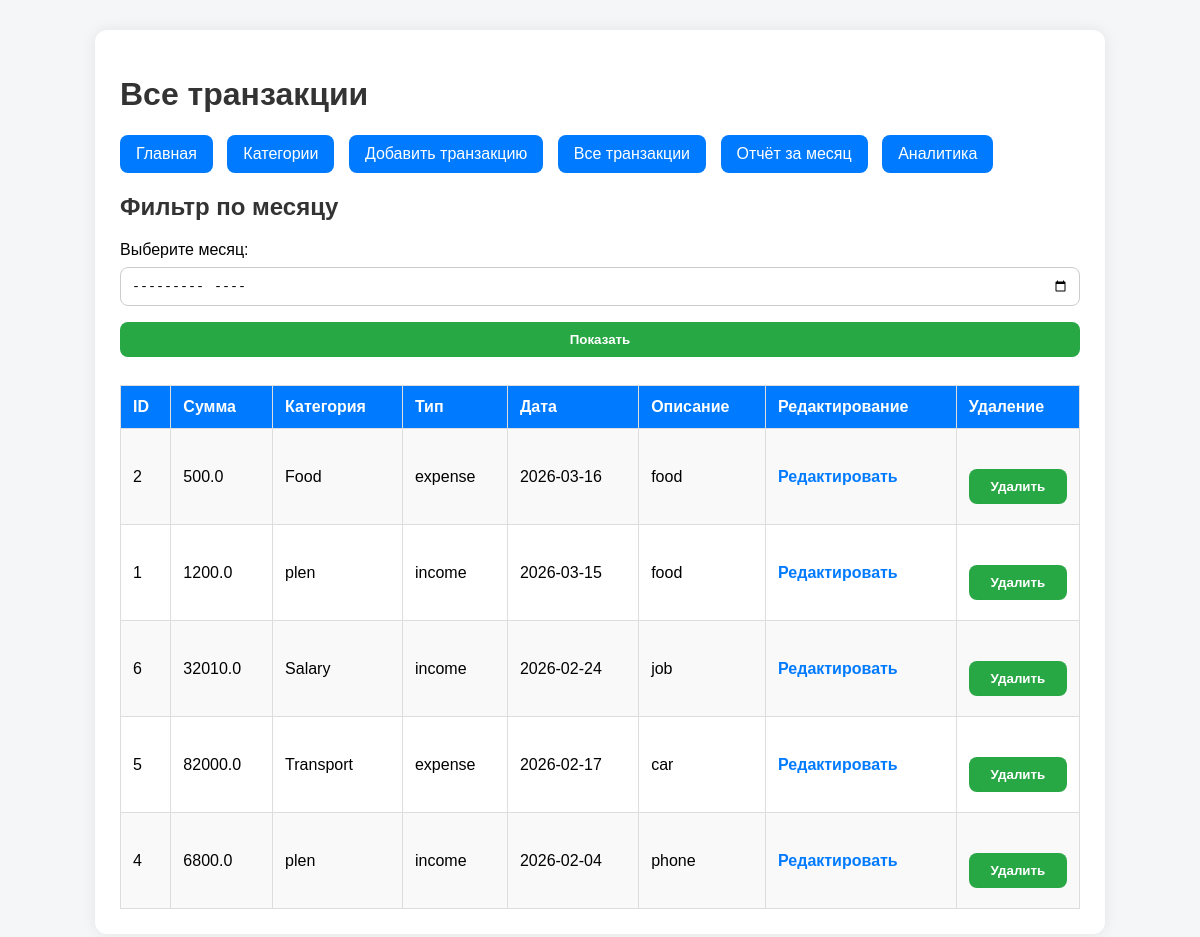
Page /transactions on the committed database.
### tables this page shows
CREATE TABLE transactions (
            id INTEGER PRIMARY KEY AUTOINCREMENT,
            amount REAL NOT NULL CHECK(amount > 0),
            category_id INTEGER NOT NULL,
            date TEXT NOT NULL,
            description TEXT,
            FOREIGN KEY (category_id) REFERENCES categories(id)
        );

CREATE TABLE categories (
            id INTEGER PRIMARY KEY AUTOINCREMENT,
            name TEXT NOT NULL UNIQUE,
            type TEXT NOT NULL CHECK(type IN ('income', 'expense'))
        );

### app.py (the view)
@app.route("/transactions", methods=["GET", "POST"])
def transactions():
    selected_month = request.form.get("month", "").strip()
    conn = get_connection()
    cursor = conn.cursor()
    if selected_month:
        cursor.execute("""
            SELECT t.id, t.amount, c.name, c.type, t.date, t.description
            FROM transactions t
            JOIN categories c ON t.category_id = c.id
            WHERE substr(t.date, 1, 7) = ?
            ORDER BY t.date DESC, t.id DESC
        """, (selected_month,))
    else:
        cursor.execute("""
            SELECT t.id, t.amount, c.name, c.type, t.date, t.description
            FROM transactions t
            JOIN categories c ON t.category_id = c.id
            ORDER BY t.date DESC, t.id DESC
        """)
    transactions_list = cursor.fetchall()
    conn.close()
    return render_template(
        "transactions.html",
        transactions=transactions_list,
        selected_month=selected_month
    )

### database.py (called while the page is built)
def get_connection():
    return sqlite3.connect(DB_NAME)

### templates/transactions.html (shortened to what this page needs)
<!DOCTYPE html>
<html lang="ru">
<head>
    <link rel="stylesheet" href="{{ url_for('static', filename='style.css') }}">
</head>
<body>
    <div class="container">
        <h1>Все транзакции</h1>
        <nav>
            <a href="/">Главная</a>
            <a href="/categories">Категории</a>
            <a href="/add_transaction">Добавить транзакцию</a>
            <a href="/transactions">Все транзакции</a>
            <a href="/monthly_report">Отчёт за месяц</a>
            <a href="/analytics">Аналитика</a>
        </nav>
        <h2>Фильтр по месяцу</h2>
        <form action="/transactions" method="post">
            <label>Выберите месяц:</label>
            <input type="month" name="month" value="{{ selected_month }}">
            <button type="submit">Показать</button>
        </form>
        {% if transactions %}
            <table>
                <tr>
                    <th>ID</th>
                    <th>Сумма</th>
                    <th>Категория</th>
                    <th>Тип</th>
                    <th>Дата</th>
                    <th>Описание</th>
                    <th>Редактирование</th>
                    <th>Удаление</th>
                </tr>
                {% for t in transactions %}
                    <tr>
                        <td>{{ t[0] }}</td>
                        <td>{{ t[1] }}</td>
                        <td>{{ t[2] }}</td>
                        <td>{{ t[3] }}</td>
                        <td>{{ t[4] }}</td>
                        <td>{{ t[5] }}</td>
                        <td>
                            <a href="/edit_transaction/{{ t[0] }}">Редактировать</a>
                        </td>
                        <td>
                            <form action="/delete_transaction/{{ t[0] }}" method="post"
                                  onsubmit="return confirm('Вы уверены, что хотите удалить эту транзакцию?');">
                                <button type="submit">Удалить</button>
                            </form>
                        </td>
                    </tr>
                {% endfor %}
            </table>
        {% else %}
            <p>Транзакций не найдено.</p>
        {% endif %}
    </div>
</body>
</html>

### static/style.css (style rules this page uses)
body { font-family: Arial, sans-serif; background-color: #f4f6f8; margin: 0; padding: 0; }
.container { width: 80%; max-width: 1000px; margin: 30px auto; background: white; padding: 25px; border-radius: 12px; box-shadow: 0 0 15px rgba(0, 0, 0, 0.08); }
h1, h2 { color: #333; }
nav { margin-bottom: 20px; }
nav a { text-decoration: none; color: white; background: #007bff; padding: 10px 16px; border-radius: 8px; margin-right: 10px; display: inline-block; }
form { margin-top: 20px; }
input, select, button { padding: 10px; margin: 8px 0; width: 100%; box-sizing: border-box; border: 1px solid #ccc; border-radius: 8px; }
button { background: #28a745; color: white; font-weight: bold; border: none; cursor: pointer; }
table { width: 100%; border-collapse: collapse; margin-top: 20px; background: white; }
table th, table td { border: 1px solid #ddd; padding: 12px; text-align: left; }
table th { background: #007bff; color: white; }
table tr:nth-child(even) { background: #f9f9f9; }
table a { text-decoration: none; color: #007bff; font-weight: bold; }

### rows in the picture
transactions: id "2", amount "500.0", name "Food", type "expense", date "2026-03-16", description "food"
transactions: id "1", amount "1200.0", name "plen", type "income", date "2026-03-15", description "food"
transactions: id "6", amount "32010.0", name "Salary", type "income", date "2026-02-24", description "job"
transactions: id "5", amount "82000.0", name "Transport", type "expense", date "2026-02-17", description "car"
transactions: id "4", amount "6800.0", name "plen", type "income", date "2026-02-04", description "phone"
